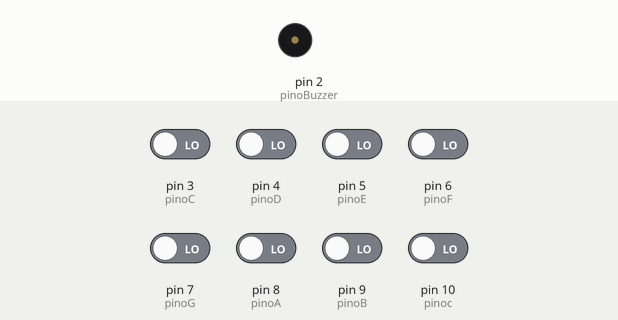
The sketch below on a simulated Arduino Uno, built with avr-gcc and run on an emulated ATmega328P. Shown: buzzer (waves = sounding). Inputs (shaded band) come from the test bench; at power-on: pin 3 (pinoC), pin 4 (pinoD), pin 5 (pinoE), pin 6 (pinoF), pin 7 (pinoG), pin 8 (pinoA), pin 9 (pinoB), pin 10 (pinoc) LOW.

Above: at 1.5 s.
At 9.9 s:
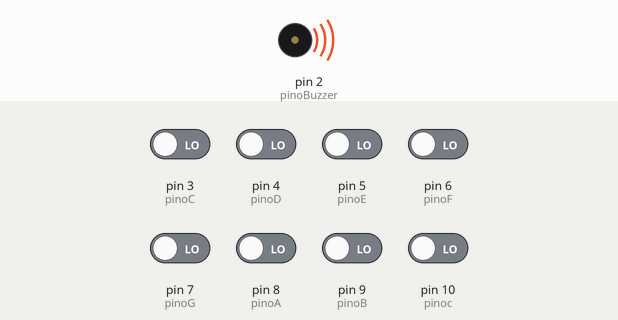
Timing chart, 0 to 14.8 s (numbered marks = the images above):
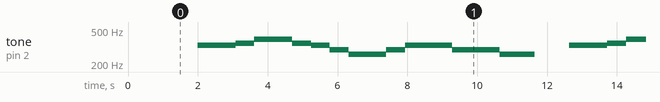

The sketch:

PIANO_o_de_alegria.ino
```cpp
// Definição das constantes: pinos de entrada
#define pinoBuzzer 2

// Constantes leds

#define pinoC 3
#define pinoD 4
#define pinoE 5
#define pinoF 6
#define pinoG 7
#define pinoA 8
#define pinoB 9
#define pinoc 10

// Variaveis

byte C, D, E, F, G, A, B, c = 0;


void setup() {

  pinMode(pinoBuzzer, OUTPUT);

  pinMode(pinoC, INPUT);
  pinMode(pinoD, INPUT);
  pinMode(pinoE, INPUT);
  pinMode(pinoF, INPUT);
  pinMode(pinoG, INPUT);
  pinMode(pinoA, INPUT);
  pinMode(pinoB, INPUT);
  pinMode(pinoc, INPUT);

  Serial.begin(9600);
  delay(1000);
}

void loop() {
  // Leitura dos botões armazenada nas variaveis de controle

  C = digitalRead(pinoC);
  D = digitalRead(pinoD);
  E = digitalRead(pinoE);
  F = digitalRead(pinoF);
  G = digitalRead(pinoG);
  A = digitalRead(pinoA);
  B = digitalRead(pinoB);
  c = digitalRead(pinoc);

  // verificando qual nota foi acionada

  delay(1000);
  tone(pinoBuzzer, 330);  //E
  delay(540);
  noTone(pinoBuzzer);
  tone(pinoBuzzer, 330);  //E
  delay(540);
  noTone(pinoBuzzer);

  tone(pinoBuzzer, 350);  //F
  delay(540);
  noTone(pinoBuzzer);

  tone(pinoBuzzer, 392);  //G
  delay(540);
  tone(pinoBuzzer, 392);  //G
  delay(540);
  noTone(pinoBuzzer);

  tone(pinoBuzzer, 350);  //F
  delay(540);
  noTone(pinoBuzzer);

  tone(pinoBuzzer, 330);  //E
  delay(540);
  noTone(pinoBuzzer);

  tone(pinoBuzzer, 294);  //D
  delay(540);
  noTone(pinoBuzzer);

  tone(pinoBuzzer, 260);  //C
  delay(540);
  noTone(pinoBuzzer);

  tone(pinoBuzzer, 260);  //C
  delay(540);
  noTone(pinoBuzzer);

  tone(pinoBuzzer, 294);  //D
  delay(540);
  noTone(pinoBuzzer);

  tone(pinoBuzzer, 330);  //E
  delay(540);
  noTone(pinoBuzzer);

  tone(pinoBuzzer, 330);  //E
  delay(810);
  noTone(pinoBuzzer);

  tone(pinoBuzzer, 294);  //D
  delay(270);
  noTone(pinoBuzzer);

  tone(pinoBuzzer, 294);  //D
  delay(1080);
  noTone(pinoBuzzer);
  tone(pinoBuzzer, 260);  //C
  delay(1000);
  noTone(pinoBuzzer);
}
```

Measured:
- by itself, tone on pin 2 (pinoBuzzer): repeats every 10.6 s: 350 Hz 0.54 s, 392 Hz 1.1 s, 350 Hz 0.54 s, 330 Hz 0.54 s, 294 Hz 0.54 s, 260 Hz 1.1 s, 294 Hz 0.54 s, 330 Hz 1.4 s, 294 Hz 1.4 s, 260 Hz 1.0 s, silent 1.0 s, 330 Hz 1.1 s
